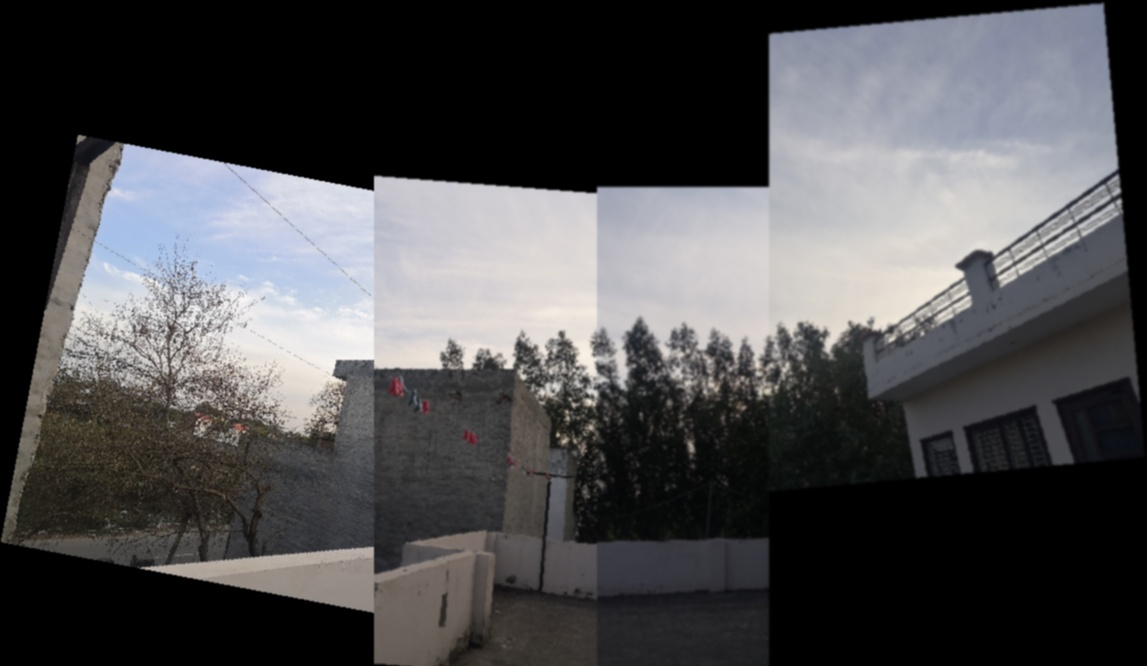
#> input picture Ass2/submission/Mosaiced_Image_affine_feathering.jpg, 1147 x 666 px; its folder holds 3 pictures in this run
$ python mosaic.py .
#> lines starting #> are read from the running program, lines starting #| are printed output that depends on the picture
import os
import cv2
import numpy as np
import sys

def readImages(path):
#> called with path = '.'
    image_list = []
    image_names = os.listdir(image_directory_path)
    image_names.sort()
    for i in range(len(image_names)):
        width = 640
        height = 480
        input_image = cv2.imread(os.path.join(path, image_names[i]))
#> input_image is the input picture: shape (666, 1147, 3); mean B, G, R 79.2, 77.4, 77.7
        input_image = cv2.resize(input_image, (width, height))
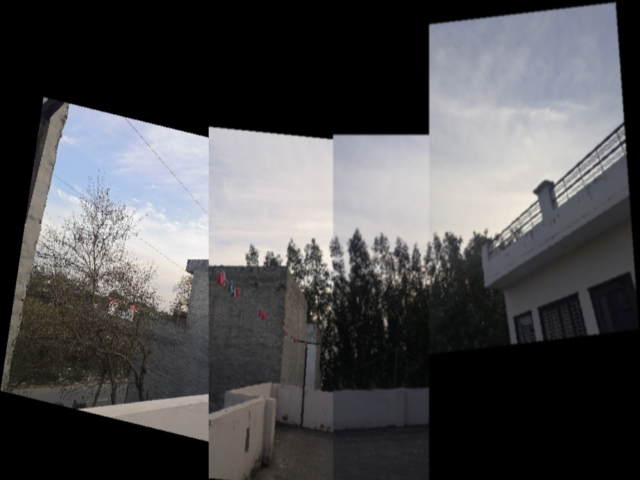
#> input_image: shape (480, 640, 3); mean B, G, R 79.1, 77.3, 77.6
        image_list.append(input_image)
#> pass 2 of the loop in readImages, `for i in range(len(image_names)):`:
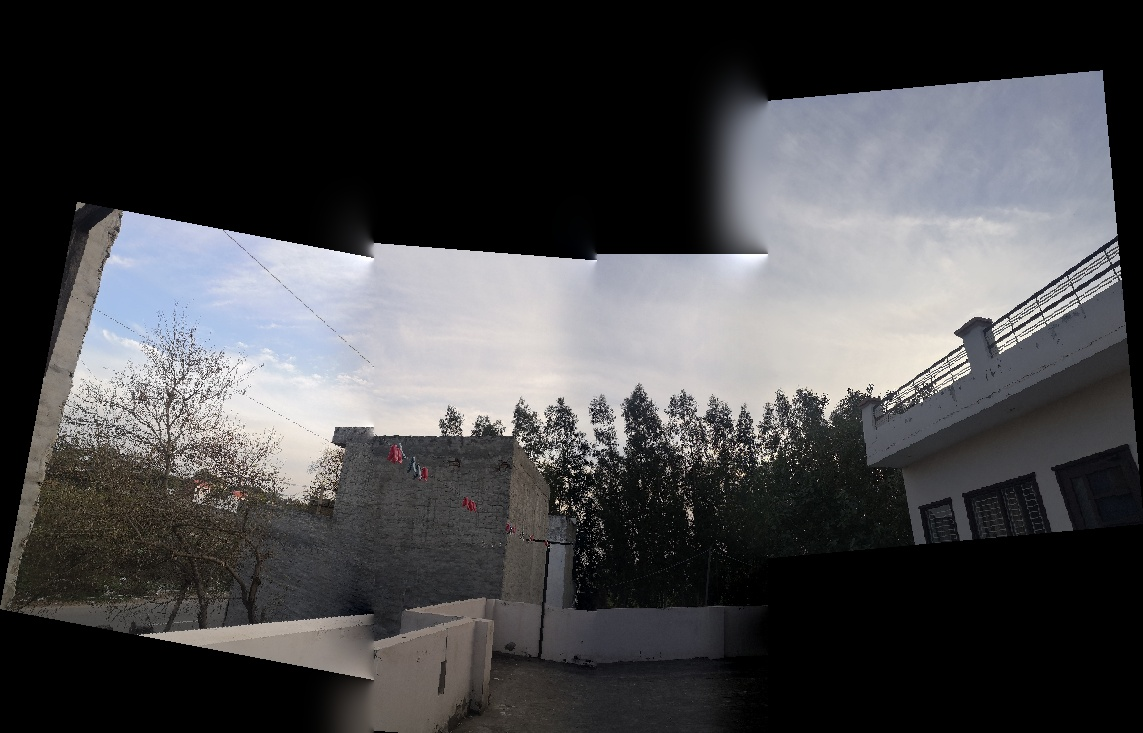
#> input picture Ass2/submission/Mosaiced_Image_affine_pyramid.jpg, 1143 x 733 px
#> in readImages, input_image is the input picture: shape (733, 1143, 3); mean B, G, R 72.8, 71, 71.2
#> in readImages, `input_image = cv2.resize(input_image, (width, height))`:
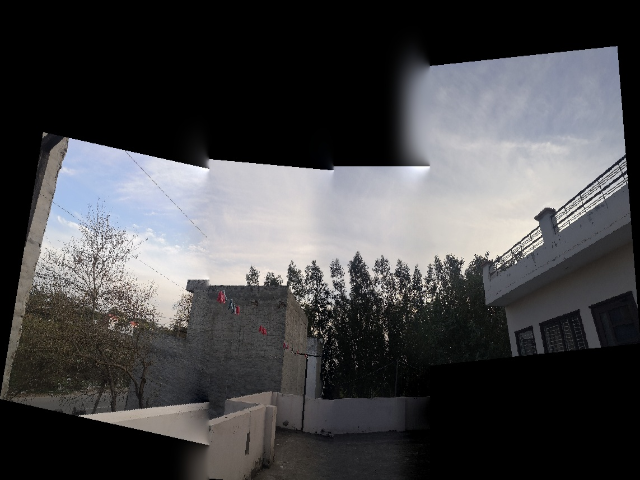
#> input_image: shape (480, 640, 3); mean B, G, R 72.7, 70.9, 71.1
#> pass 3 of the loop in readImages, `for i in range(len(image_names)):`:
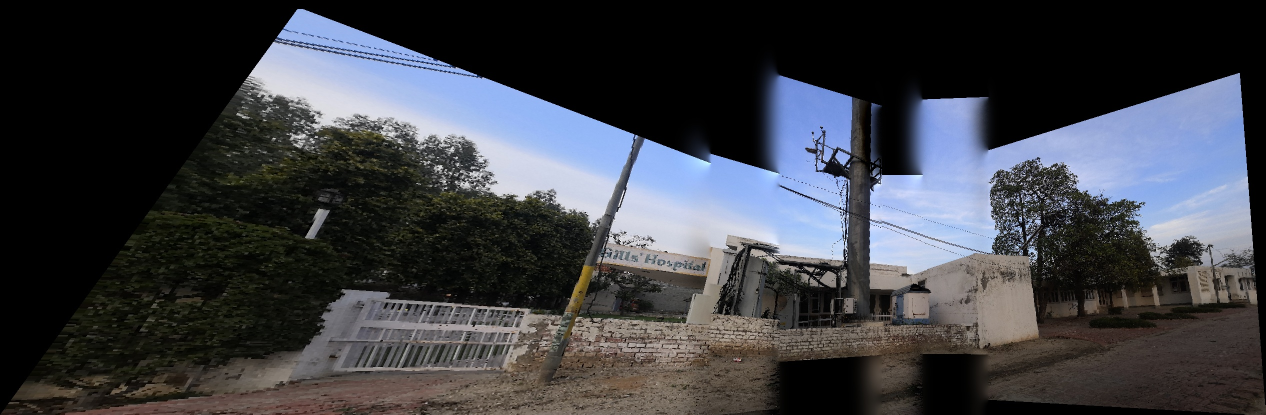
#> input picture Ass2/submission/Mosaiced_Image_projective_pyramid.jpg, 2531 x 829 px (shown at 1/2 size)
#> in readImages, input_image is the input picture: shape (829, 2531, 3); mean B, G, R 68.4, 62.6, 60.8
#> in readImages, `input_image = cv2.resize(input_image, (width, height))`:
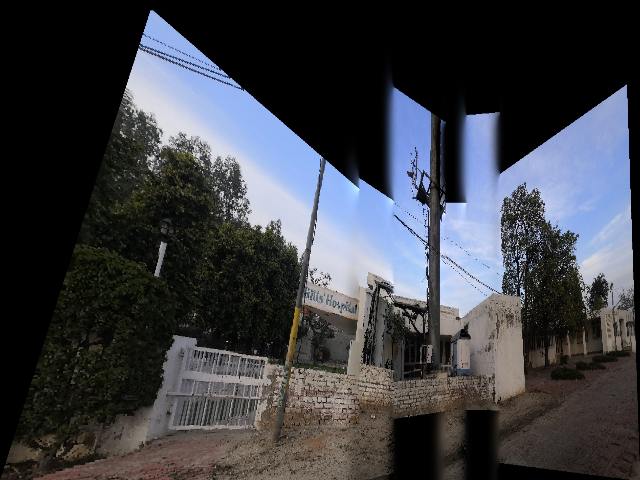
#> input_image: shape (480, 640, 3); mean B, G, R 68.3, 62.5, 60.7
#> the loop made 4 passes; the first 3 are shown
    return image_list


# [317 lines left out: functions findAndDescribeKeyPoints, featureMatching, performWarp, laplacianBlending, feathering, poisson_blending, not called in this run]


image_directory_path = sys.argv[1]
# ex_no = input("which image 1,2,3,4?:")
# image_directory_path = "../data/{}".format(ex_no)

transformation = "projective" # "affine" or "projective"
blend_method = "feathering" # "feathering" or "pyramid"


image_names = os.listdir(image_directory_path)
image_names.sort()
n = len(image_names)
print("No. of images to mosaic:",n)
increase_panoroma_height_by = 2

#> (the run stopped early here; a loop or call above may not have finished)
